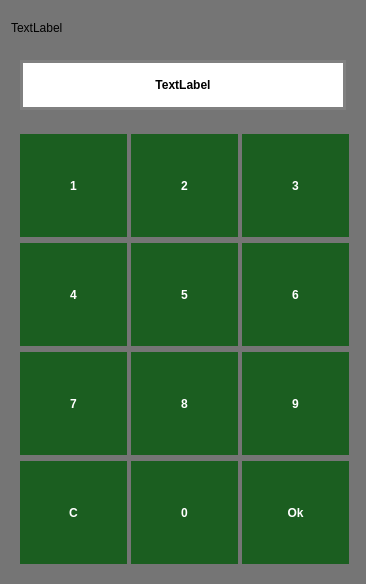
<?xml version="1.0" encoding="UTF-8"?>
<ui version="4.0">
 <class>NumItemDialog</class>
 <widget class="QDialog" name="NumItemDialog">
  <property name="windowModality">
   <enum>Qt::WindowModal</enum>
  </property>
  <property name="geometry">
   <rect>
    <x>0</x>
    <y>0</y>
    <width>366</width>
    <height>584</height>
   </rect>
  </property>
  <property name="minimumSize">
   <size>
    <width>366</width>
    <height>436</height>
   </size>
  </property>
  <property name="maximumSize">
   <size>
    <width>366</width>
    <height>16777215</height>
   </size>
  </property>
  <property name="windowTitle">
   <string notr="true"/>
  </property>
  <property name="windowIcon">
   <iconset>
    <normaloff>:/images/artzaralogo.jpg</normaloff>:/images/artzaralogo.jpg</iconset>
  </property>
  <property name="styleSheet">
   <string notr="true">#displayLabel{
font: 22pt &quot;Calibri&quot;;
qproperty-alignment: AlignCenter;
}

#NumItemDialog {
background:rgb(117,117,117);
}

#numDisplayWidget  *{
border: 3px solid gray;
border-radius: 0px;
background: white;
font: 75 40pt &quot;Calibri&quot;;
color: black;
font-weight: bold;
}

QToolButton {
color: white;
background-color:  rgb(27,94,32);
border-width: 1px;
border-color: rgb(27,94,32);
border-style: solid;
border-radius: 0;
padding: 3px;
font: 40pt &quot;Calibri&quot;;
font-weight: bold;
padding-left: 5px;
padding-right: 5px;
min-width: 95px;
max-width: 95px;
min-height: 95px;
max-height: 95px;
}

QToolButton:disabled {
color: rgb(117,117,117);
}

QToolButton:pressed {
background-color: rgb(56,142,60);
}





</string>
  </property>
  <property name="modal">
   <bool>true</bool>
  </property>
  <layout class="QVBoxLayout" name="verticalLayout">
   <item>
    <widget class="QLabel" name="displayLabel">
     <property name="text">
      <string>TextLabel</string>
     </property>
    </widget>
   </item>
   <item>
    <widget class="QWidget" name="numDisplayWidget" native="true">
     <layout class="QHBoxLayout" name="horizontalLayout">
      <item>
       <widget class="QLabel" name="numDisplayLabel">
        <property name="minimumSize">
         <size>
          <width>0</width>
          <height>50</height>
         </size>
        </property>
        <property name="maximumSize">
         <size>
          <width>16777215</width>
          <height>50</height>
         </size>
        </property>
        <property name="text">
         <string notr="true">TextLabel</string>
        </property>
        <property name="alignment">
         <set>Qt::AlignCenter</set>
        </property>
       </widget>
      </item>
     </layout>
    </widget>
   </item>
   <item>
    <widget class="QWidget" name="keypadWidget" native="true">
     <layout class="QGridLayout" name="gridLayout">
      <item row="4" column="3">
       <widget class="QToolButton" name="toolButton_8">
        <property name="minimumSize">
         <size>
          <width>107</width>
          <height>103</height>
         </size>
        </property>
        <property name="text">
         <string notr="true">8</string>
        </property>
       </widget>
      </item>
      <item row="0" column="1">
       <widget class="QToolButton" name="toolButton_1">
        <property name="minimumSize">
         <size>
          <width>107</width>
          <height>103</height>
         </size>
        </property>
        <property name="text">
         <string notr="true">1</string>
        </property>
       </widget>
      </item>
      <item row="0" column="3">
       <widget class="QToolButton" name="toolButton_2">
        <property name="minimumSize">
         <size>
          <width>107</width>
          <height>103</height>
         </size>
        </property>
        <property name="text">
         <string notr="true">2</string>
        </property>
       </widget>
      </item>
      <item row="0" column="5">
       <widget class="QToolButton" name="toolButton_3">
        <property name="minimumSize">
         <size>
          <width>107</width>
          <height>103</height>
         </size>
        </property>
        <property name="text">
         <string notr="true">3</string>
        </property>
       </widget>
      </item>
      <item row="2" column="1">
       <widget class="QToolButton" name="toolButton_4">
        <property name="minimumSize">
         <size>
          <width>107</width>
          <height>103</height>
         </size>
        </property>
        <property name="text">
         <string notr="true">4</string>
        </property>
       </widget>
      </item>
      <item row="2" column="3">
       <widget class="QToolButton" name="toolButton_5">
        <property name="minimumSize">
         <size>
          <width>107</width>
          <height>103</height>
         </size>
        </property>
        <property name="text">
         <string notr="true">5</string>
        </property>
       </widget>
      </item>
      <item row="2" column="5">
       <widget class="QToolButton" name="toolButton_6">
        <property name="minimumSize">
         <size>
          <width>107</width>
          <height>103</height>
         </size>
        </property>
        <property name="text">
         <string notr="true">6</string>
        </property>
       </widget>
      </item>
      <item row="4" column="5">
       <widget class="QToolButton" name="toolButton_9">
        <property name="minimumSize">
         <size>
          <width>107</width>
          <height>103</height>
         </size>
        </property>
        <property name="text">
         <string notr="true">9</string>
        </property>
       </widget>
      </item>
      <item row="4" column="1">
       <widget class="QToolButton" name="toolButton_7">
        <property name="minimumSize">
         <size>
          <width>107</width>
          <height>103</height>
         </size>
        </property>
        <property name="text">
         <string notr="true">7</string>
        </property>
       </widget>
      </item>
      <item row="5" column="1">
       <widget class="QToolButton" name="toolButton_C">
        <property name="minimumSize">
         <size>
          <width>107</width>
          <height>103</height>
         </size>
        </property>
        <property name="text">
         <string notr="true">C</string>
        </property>
       </widget>
      </item>
      <item row="5" column="5">
       <widget class="QToolButton" name="toolButton_Done">
        <property name="minimumSize">
         <size>
          <width>107</width>
          <height>103</height>
         </size>
        </property>
        <property name="text">
         <string notr="true">Ok</string>
        </property>
       </widget>
      </item>
      <item row="5" column="3">
       <widget class="QToolButton" name="toolButton_0">
        <property name="minimumSize">
         <size>
          <width>107</width>
          <height>103</height>
         </size>
        </property>
        <property name="text">
         <string notr="true">0</string>
        </property>
       </widget>
      </item>
     </layout>
    </widget>
   </item>
  </layout>
 </widget>
 <resources/>
 <connections>
  <connection>
   <sender>toolButton_Done</sender>
   <signal>clicked()</signal>
   <receiver>NumItemDialog</receiver>
   <slot>accept()</slot>
   <hints>
    <hint type="sourcelabel">
     <x>295</x>
     <y>514</y>
    </hint>
    <hint type="destinationlabel">
     <x>182</x>
     <y>291</y>
    </hint>
   </hints>
  </connection>
 </connections>
</ui>
